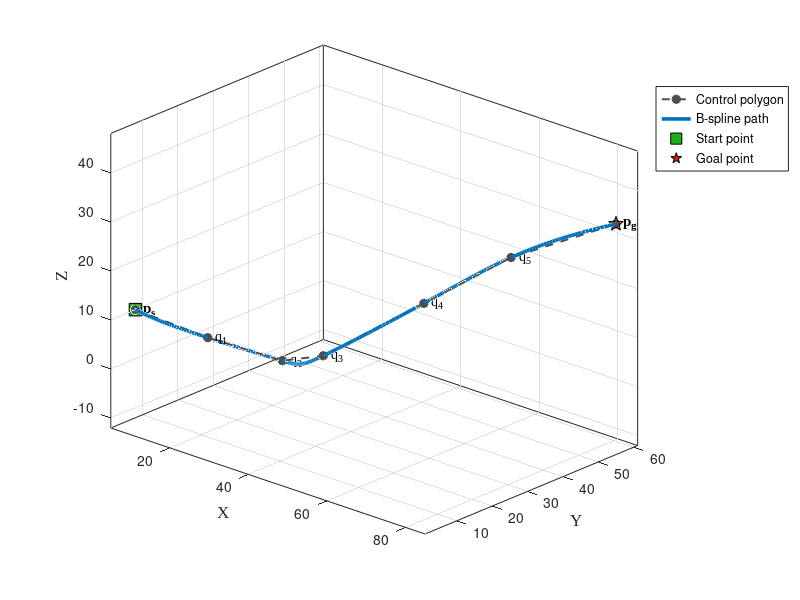

This figure's MATLAB source: (Note: this script raises an error after producing the figure.)
function make_fig2_2_control_bspline_demo(outDir)
%MAKE_FIG2_2_CONTROL_BSPLINE_DEMO
% 生成图2-2：路径控制点表示与样条解码示意图
%
% 输出：
%   fig2_2_control_bspline_demo.png
%   fig2_2_control_bspline_demo.fig
%
% 用法：
%   make_fig2_2_control_bspline_demo
%   make_fig2_2_control_bspline_demo('paper_final_figures')
%
% 说明：
% - 不重新跑实验
% - 只生成说明图
% - 优先调用工程中的 bsplinePath
% - 若 bsplinePath 调用失败，则退化为 spline 插值示意
% - 该版本针对中文论文排版做了轻量优化：
%   * 去掉英文大标题
%   * 调整为更平缓的 3D 视角
%   * 缩小图例和标注，提升版面适配性

    if nargin < 1 || isempty(outDir)
        outDir = 'paper_final_figures';
    end

    if ~exist(outDir, 'dir')
        mkdir(outDir);
    end

    % ------------------------------------------------------------
    % 1) 构造一组示意性控制点
    % ------------------------------------------------------------
    p_s = [5,   8,  10];
    q1  = [18, 14, 12];
    q2  = [28, 24, 11];
    q3  = [42, 20, 14];
    q4  = [55, 34, 13];
    q5  = [70, 42, 15];
    p_g = [85, 55, 12];

    ctrlPts = [
        p_s;
        q1;
        q2;
        q3;
        q4;
        q5;
        p_g
    ];

    % 为了让说明图更有“曲线解码”的视觉差异，内部插值时采用轻微抬升的示意控制高度
    ctrlPtsDemo = ctrlPts;
    ctrlPtsDemo(2,3) = 6;
    ctrlPtsDemo(3,3) = 1;
    ctrlPtsDemo(4,3) = 7;
    ctrlPtsDemo(5,3) = 17;
    ctrlPtsDemo(6,3) = 28;
    ctrlPtsDemo(7,3) = 35;

    % ------------------------------------------------------------
    % 2) 样条解码
    % ------------------------------------------------------------
    smoothPath = localGenerateSmoothPath(ctrlPtsDemo);

    % ------------------------------------------------------------
    % 3) 绘图
    % ------------------------------------------------------------
    fig = figure('Color', 'w', 'Position', [120 120 980 700]);
    hold on;
    grid on;
    box on;
    axis equal;

    % 更适合说明图的视角：略俯视、不过分陡峭
    view(42, 22);

    % 控制点折线
    h1 = plot3(ctrlPtsDemo(:,1), ctrlPtsDemo(:,2), ctrlPtsDemo(:,3), ...
        '--o', ...
        'LineWidth', 1.4, ...
        'MarkerSize', 5.5, ...
        'Color', [0.30 0.30 0.30], ...
        'MarkerFaceColor', [0.30 0.30 0.30]);

    % 平滑轨迹
    h2 = plot3(smoothPath(:,1), smoothPath(:,2), smoothPath(:,3), ...
        '-', ...
        'LineWidth', 2.6, ...
        'Color', [0.00 0.45 0.74]);

    % 起点终点
    h3 = plot3(p_s(1), p_s(2), ctrlPtsDemo(1,3), ...
        's', 'MarkerSize', 9, ...
        'MarkerFaceColor', [0.10 0.70 0.10], ...
        'MarkerEdgeColor', 'k');

    h4 = plot3(p_g(1), p_g(2), ctrlPtsDemo(end,3), ...
        'p', 'MarkerSize', 11, ...
        'MarkerFaceColor', [0.85 0.10 0.10], ...
        'MarkerEdgeColor', 'k');

    % 标注
    text(p_s(1), p_s(2), ctrlPtsDemo(1,3), '  p_s', ...
        'FontName', 'Times New Roman', 'FontSize', 11, 'FontWeight', 'bold');

    for i = 2:size(ctrlPtsDemo,1)-1
        text(ctrlPtsDemo(i,1), ctrlPtsDemo(i,2), ctrlPtsDemo(i,3), sprintf('  q_%d', i-1), ...
            'FontName', 'Times New Roman', 'FontSize', 10);
    end

    text(p_g(1), p_g(2), ctrlPtsDemo(end,3), '  p_g', ...
        'FontName', 'Times New Roman', 'FontSize', 11, 'FontWeight', 'bold');

    xlabel('X', 'FontName', 'Times New Roman', 'FontSize', 12);
    ylabel('Y', 'FontName', 'Times New Roman', 'FontSize', 12);
    zlabel('Z', 'FontName', 'Times New Roman', 'FontSize', 12);

    % 不在图内放英文大标题，交给正文图题处理
    title('');

    lgd = legend([h1, h2, h3, h4], ...
        {'Control polygon', 'B-spline path', 'Start point', 'Goal point'}, ...
        'Location', 'northeastoutside', 'Interpreter', 'none');
    lgd.FontName = 'Times New Roman';
    lgd.FontSize = 10;
    lgd.Box = 'on';

    set(gca, ...
        'FontName', 'Times New Roman', ...
        'FontSize', 11, ...
        'LineWidth', 1.0);

    % 让坐标范围更紧凑
    xlim([0, 90]);
    ylim([0, 60]);
    zlim([0, 40]);

    camlight headlight;
    lighting gouraud;

    outFig = fullfile(outDir, 'fig2_2_control_bspline_demo.fig');
    outPng = fullfile(outDir, 'fig2_2_control_bspline_demo.png');

    savefig(fig, outFig);
    exportgraphics(fig, outPng, 'Resolution', 300);
    close(fig);

    fprintf('Saved: %s\n', outPng);
    fprintf('Saved: %s\n', outFig);
end

%% ========================================================================
function smoothPath = localGenerateSmoothPath(ctrlPts)
% 优先调用项目里的 bsplinePath；失败时用 spline 插值回退

    smoothPath = [];

    if exist('bsplinePath', 'file') == 2
        try
            smoothPath = bsplinePath(ctrlPts);
        catch
            smoothPath = [];
        end

        if isempty(smoothPath)
            try
                smoothPath = bsplinePath(ctrlPts, 3);
            catch
                smoothPath = [];
            end
        end

        if isempty(smoothPath)
            try
                smoothPath = bsplinePath(ctrlPts, 3, 200);
            catch
                smoothPath = [];
            end
        end
    end

    if isempty(smoothPath)
        t = 1:size(ctrlPts,1);
        tt = linspace(1, size(ctrlPts,1), 200);

        xx = spline(t, ctrlPts(:,1), tt);
        yy = spline(t, ctrlPts(:,2), tt);
        zz = spline(t, ctrlPts(:,3), tt);

        smoothPath = [xx(:), yy(:), zz(:)];
    end

    if size(smoothPath,2) < 3 && size(smoothPath,1) >= 3
        smoothPath = smoothPath(1:3,:)';
    elseif size(smoothPath,2) > 3
        smoothPath = smoothPath(:,1:3);
    end
end
